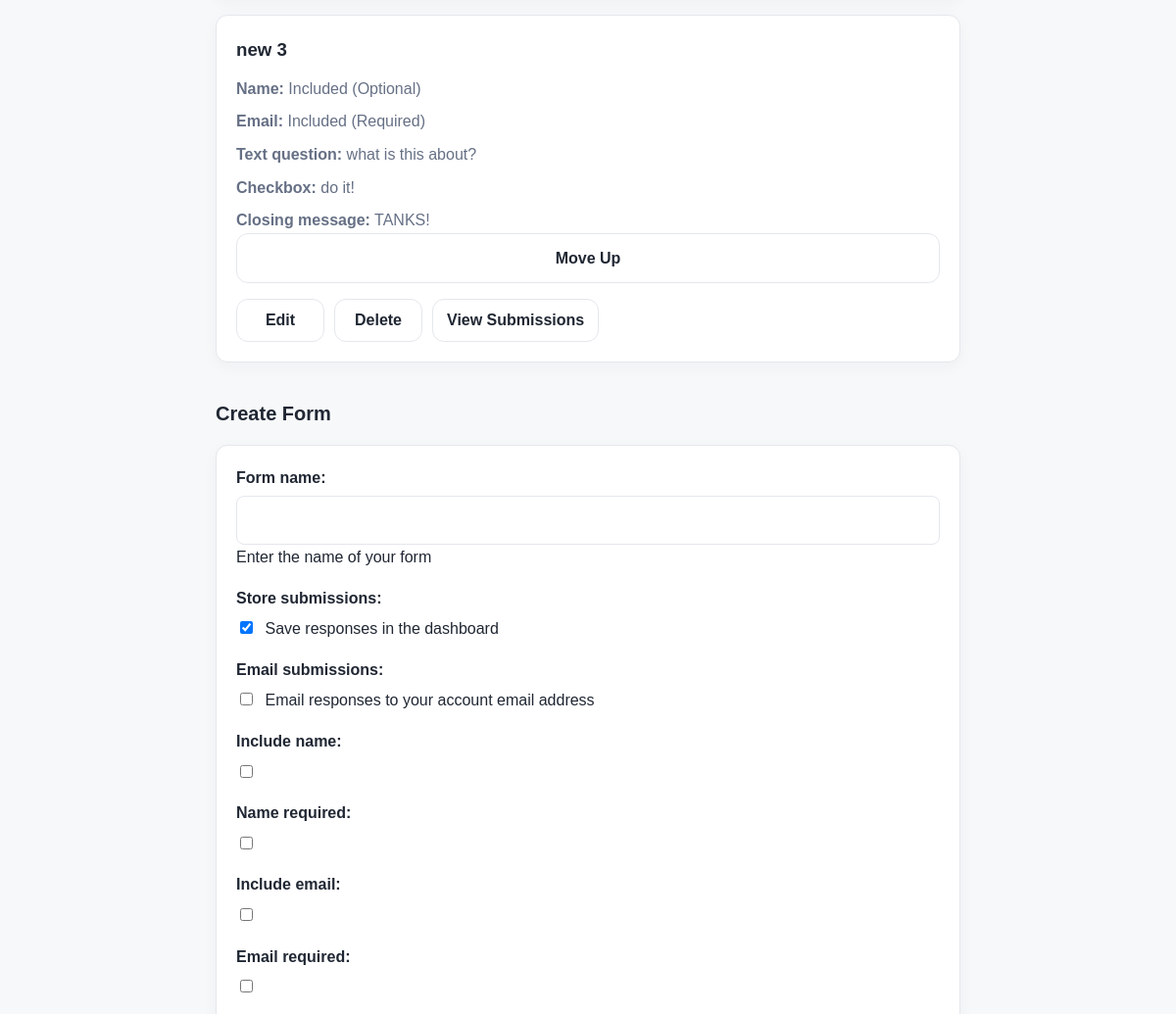
/dashboard/forms/ (signed in, middle part), run on an earlier commit of the app's database.
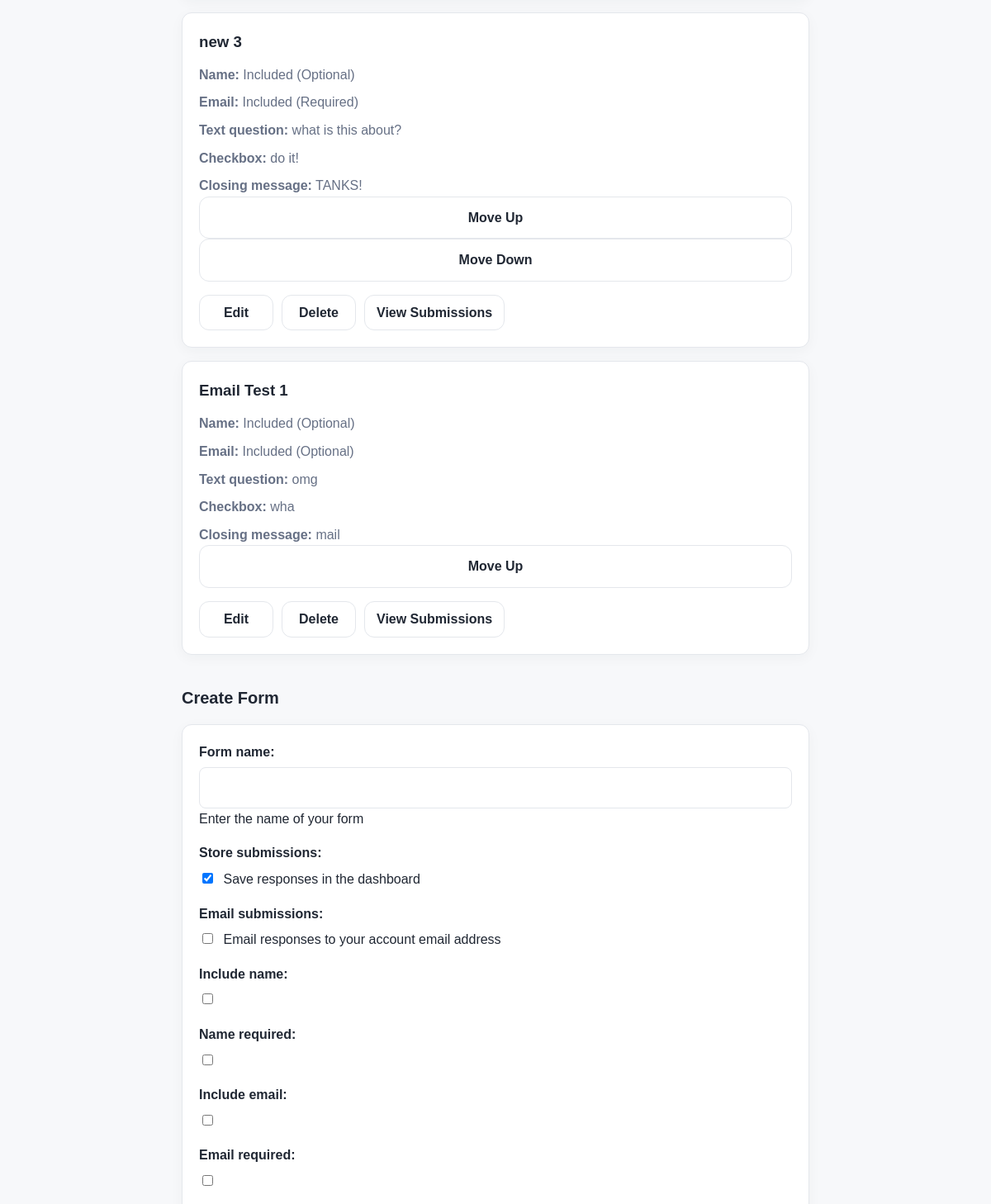
And on a later commit of the database.
### builder/models.py (models this page shows)
class Form(models.Model):
    user = models.ForeignKey(
        User,
        on_delete=models.CASCADE
    )
    form_name = models.CharField(
        max_length=200,
        help_text="Enter the name of your form"
    )
    store_submissions = models.BooleanField(
        default=True,
        help_text="Save responses in the dashboard"
    )
    email_submissions = models.BooleanField(
        default=False,
        help_text="Email responses to your account email address"
    )
    include_name = models.BooleanField(default=False)
    name_required = models.BooleanField(default=False)
    include_email = models.BooleanField(default=False)
    email_required = models.BooleanField(default=False)
    textbox_prompt = models.TextField(
        max_length=700,
        blank=True,
        help_text="Describe the question or purpose of this field"
    )
    checkbox_prompt = models.TextField(
        max_length=700,
        blank=True,
        help_text="Describe the question or purpose of this field"
    )
    outro = models.TextField(
        max_length=500,
        blank=True,
        help_text="Leave a message or reminder for your form"
    )
    sort_order = models.PositiveIntegerField(default=0)

### builder/views.py (the view)
# urls.py: path("dashboard/forms/", views.manage_forms, name="manage_forms"),
@login_required
def manage_forms(request):
    forms = Form.objects.filter(user=request.user).order_by("sort_order", "id")
    if request.method == "POST":
        form = FormBuilderForm(request.POST)
        if form.is_valid():
            new_form = form.save(commit=False)
            new_form.user = request.user
            new_form.sort_order = Form.objects.filter(user=request.user).count()
            new_form.save()
            return redirect("manage_forms")
    else:
        form = FormBuilderForm()
    return render(
        request,
        "manage_forms.html",
        {
            "forms": forms,
            "form": form,
        },
    )

### builder/forms.py (shortened to what this page needs)
class FormBuilderForm(forms.ModelForm):
    class Meta:
        model = Form
        fields = [
            "form_name",
            "store_submissions",
            "email_submissions",
            "include_name",
            "name_required",
            "include_email",
            "email_required",
            "textbox_prompt",
            "checkbox_prompt",
            "outro",
        ]

### builder/templates/manage_forms.html (shortened to what this page needs)
{% extends "base.html" %}
{% block content %}
<main class="dashboard-page">
    <section class="dashboard-section">
        <div class="dashboard-list">
            {% for form_item in forms %}
            <article class="dashboard-card">
                <div class="dashboard-card-content">
                    <h3>{{ form_item.form_name }}</h3>
                    <div class="form-summary">
                        {% if form_item.include_name %}
                        <p>
                            <strong>Name:</strong>
                            Included{% if form_item.name_required %} (Required){% else %} (Optional){% endif %}
                        </p>
                        {% endif %}
                        {% if form_item.include_email %}
                        <p>
                            <strong>Email:</strong>
                            Included{% if form_item.email_required %} (Required){% else %} (Optional){% endif %}
                        </p>
                        {% endif %}
                        {% if form_item.textbox_prompt %}
                        <p>
                            <strong>Text question:</strong>
                            {{ form_item.textbox_prompt }}
                        </p>
                        {% endif %}
                        {% if form_item.checkbox_prompt %}
                        <p>
                            <strong>Checkbox:</strong>
                            {{ form_item.checkbox_prompt }}
                        </p>
                        {% endif %}
                        {% if form_item.outro %}
                        <p>
                            <strong>Closing message:</strong>
                            {{ form_item.outro }}
                        </p>
                        {% endif %}
                    </div>
                </div>
                {% if not forloop.first %}
                <form method="post" action="{% url 'move_form' form_item.id 'up' %}">
                    <button class="button-link" type="submit">Move Up</button>
                </form>
                {% endif %}
                {% if not forloop.last %}
                <form method="post" action="{% url 'move_form' form_item.id 'down' %}">
                    <button class="button-link" type="submit">Move Down</button>
                </form>
                {% endif %}
                <div class="dashboard-card-actions">
                    <a class="button-link" href="{% url 'edit_form' form_id=form_item.id %}">
                        Edit
                    </a>
                    <a class="button-link" href="{% url 'delete_form' form_id=form_item.id %}">
                        Delete
                    </a>
                    <a class="button-link" href="{% url 'form_submissions' form_id=form_item.id %}">
                        View Submissions
                    </a>
                </div>
            </article>
            {% empty %}
            <p class="empty-state">
                You haven't created any forms yet.
            </p>
            {% endfor %}
        </div>
    </section>
    <section class="dashboard-section">
        <h2>Create Form</h2>
        <div class="dashboard-panel">
            <form method="POST" class="dashboard-form">
                {{ form.as_p }}
            </form>
        </div>
    </section>
</main>
{% endblock %}

What changed in the data, as far as the page shows it:
shown differently, row unchanged: Form "new 3": now shows "Move Down"
added Form: form_name "Email Test 1", shows "Name:", include_name "Included", shows "Email:", include_email "Included", textbox_prompt "omg", checkbox_prompt "wha", outro "mail"
